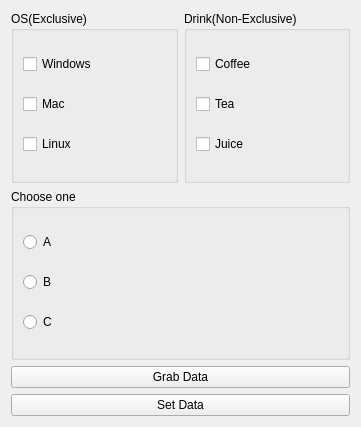
<?xml version="1.0" encoding="UTF-8"?>
<ui version="4.0">
 <class>Widget</class>
 <widget class="QWidget" name="Widget">
  <property name="geometry">
   <rect>
    <x>0</x>
    <y>0</y>
    <width>361</width>
    <height>427</height>
   </rect>
  </property>
  <property name="windowTitle">
   <string>Widget</string>
  </property>
  <layout class="QVBoxLayout" name="verticalLayout_4">
   <item>
    <layout class="QHBoxLayout" name="horizontalLayout">
     <item>
      <widget class="QGroupBox" name="groupBox">
       <property name="title">
        <string>OS(Exclusive)</string>
       </property>
       <layout class="QVBoxLayout" name="verticalLayout">
        <item>
         <widget class="QCheckBox" name="windowsCheckBox">
          <property name="text">
           <string>Windows</string>
          </property>
         </widget>
        </item>
        <item>
         <widget class="QCheckBox" name="macCheckBox">
          <property name="text">
           <string>Mac</string>
          </property>
         </widget>
        </item>
        <item>
         <widget class="QCheckBox" name="linuxCheckBox">
          <property name="text">
           <string>Linux</string>
          </property>
         </widget>
        </item>
       </layout>
      </widget>
     </item>
     <item>
      <widget class="QGroupBox" name="groupBox_2">
       <property name="title">
        <string>Drink(Non-Exclusive)</string>
       </property>
       <layout class="QVBoxLayout" name="verticalLayout_2">
        <item>
         <widget class="QCheckBox" name="coffeeCheckBox">
          <property name="text">
           <string>Coffee</string>
          </property>
         </widget>
        </item>
        <item>
         <widget class="QCheckBox" name="teaCheckBox">
          <property name="text">
           <string>Tea</string>
          </property>
         </widget>
        </item>
        <item>
         <widget class="QCheckBox" name="juiceCheckBox">
          <property name="text">
           <string>Juice</string>
          </property>
         </widget>
        </item>
       </layout>
      </widget>
     </item>
    </layout>
   </item>
   <item>
    <widget class="QGroupBox" name="groupBox_3">
     <property name="title">
      <string>Choose one</string>
     </property>
     <layout class="QVBoxLayout" name="verticalLayout_3">
      <item>
       <widget class="QRadioButton" name="aRadioButton">
        <property name="text">
         <string>A</string>
        </property>
       </widget>
      </item>
      <item>
       <widget class="QRadioButton" name="bRadioButton">
        <property name="text">
         <string>B</string>
        </property>
       </widget>
      </item>
      <item>
       <widget class="QRadioButton" name="cRadioButton">
        <property name="text">
         <string>C</string>
        </property>
       </widget>
      </item>
     </layout>
    </widget>
   </item>
   <item>
    <widget class="QPushButton" name="grabDataButton">
     <property name="text">
      <string>Grab Data</string>
     </property>
    </widget>
   </item>
   <item>
    <widget class="QPushButton" name="setDataButton">
     <property name="text">
      <string>Set Data</string>
     </property>
    </widget>
   </item>
  </layout>
 </widget>
 <resources/>
 <connections/>
</ui>
